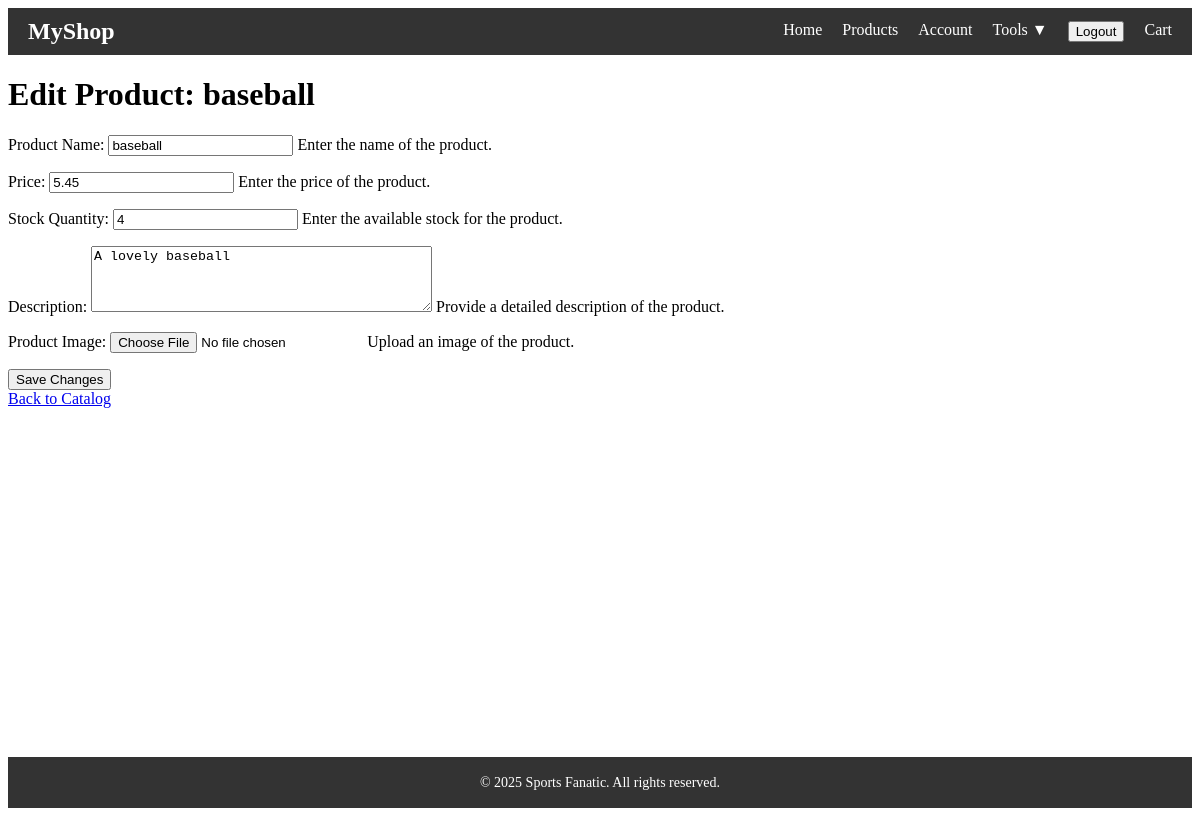
The page /catalog/edit/1/ (signed in) on the database as committed earlier.
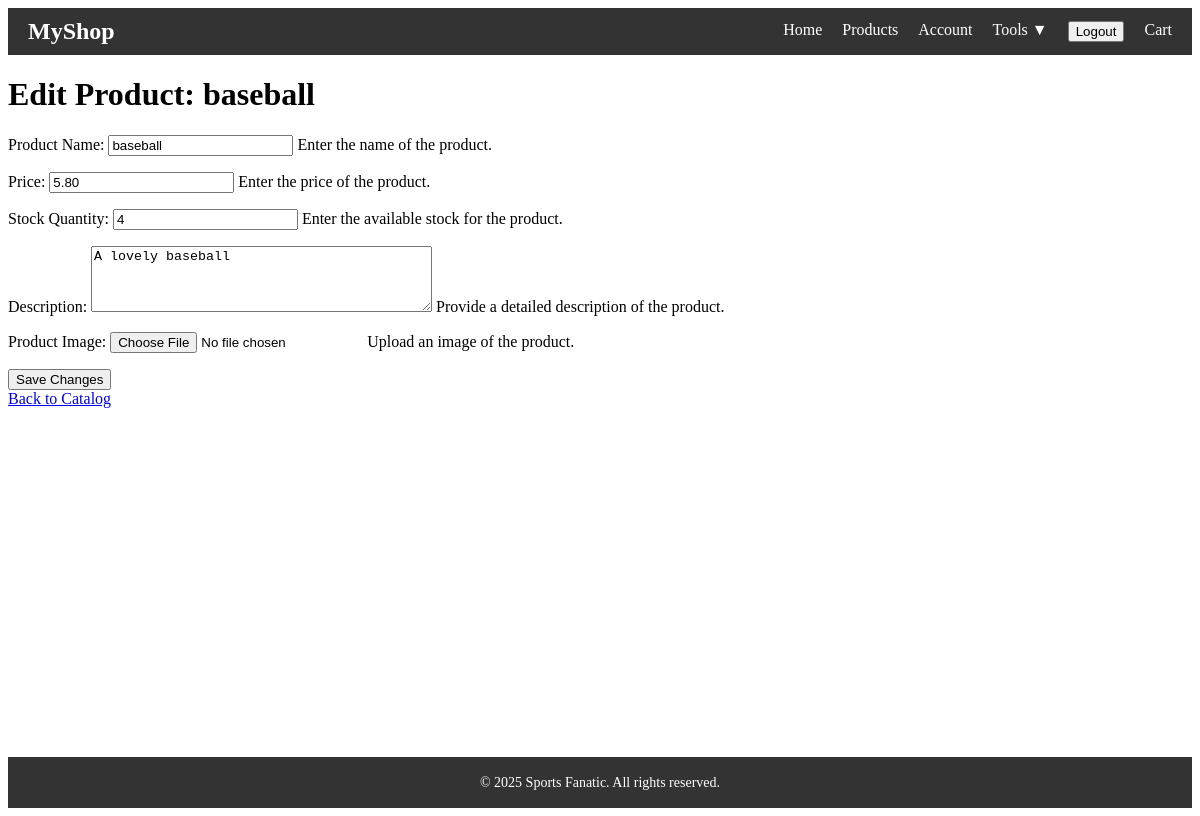
The same page on the database as committed later.
### store/models.py (models this page shows, shortened)
class Product(models.Model):
    name = models.CharField(max_length=255)
    price = models.DecimalField(max_digits=10, decimal_places=2)
    stock = models.PositiveIntegerField(default=10)
    image = models.ImageField(upload_to='products/', blank=True, null=True)
    description = models.TextField(blank=True)

### store/views.py (the view)
# urls.py: path('catalog/edit/<int:product_id>/', views.edit_product, name='edit_product'),
@login_required
def edit_product(request, product_id):
    product = get_object_or_404(Product, id=product_id)
    if request.method == 'POST':
        form = ProductForm(request.POST, request.FILES, instance=product)
        if form.is_valid():
            form.save()
            return redirect('catalog_tool')
    else:
        form = ProductForm(instance=product)
    return render(request, 'store/edit_product.html', {'form': form, 'product': product})

### store/templates/store/edit_product.html (shortened to what this page needs)
{% extends 'store/base.html' %}
{% block content %}
<h1>Edit Product: {{ product.name }}</h1>
<form method="post" enctype="multipart/form-data">
    {{ form.as_p }}
    <button type="submit">Save Changes</button>
</form>
<a href="{% url 'product_list' %}">Back to Catalog</a>
{% endblock %}

Rows that differ between the two databases and show on the page:
changed Product "baseball": price "5.45" → "5.80"
